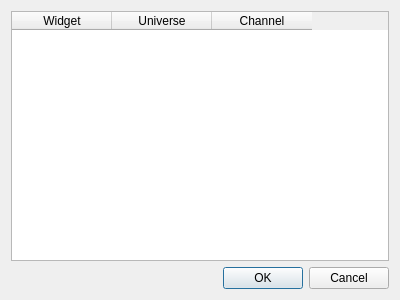
<?xml version="1.0" encoding="UTF-8"?>
<ui version="4.0" language="c++">
 <class>VCMultiInputEditor</class>
 <widget class="QDialog" name="VCMultiInputEditor">
  <property name="geometry">
   <rect>
    <x>0</x>
    <y>0</y>
    <width>400</width>
    <height>300</height>
   </rect>
  </property>
  <property name="windowTitle">
   <string>Batch Edit Inputs</string>
  </property>
  <layout class="QVBoxLayout" name="verticalLayout">
   <item>
    <widget class="QTableWidget" name="tableWidget">
     <column>
      <property name="text">
       <string>Widget</string>
      </property>
     </column>
     <column>
      <property name="text">
       <string>Universe</string>
      </property>
     </column>
     <column>
      <property name="text">
       <string>Channel</string>
      </property>
     </column>
    </widget>
   </item>
   <item>
    <layout class="QHBoxLayout" name="horizontalLayout">
     <item>
      <spacer name="horizontalSpacer">
       <property name="orientation">
        <enum>Qt::Horizontal</enum>
       </property>
       <property name="sizeHint" stdset="0">
        <size>
         <width>40</width>
         <height>20</height>
        </size>
       </property>
      </spacer>
     </item>
     <item>
      <widget class="QPushButton" name="okButton">
       <property name="text">
        <string>OK</string>
       </property>
      </widget>
     </item>
     <item>
      <widget class="QPushButton" name="cancelButton">
       <property name="text">
        <string>Cancel</string>
       </property>
      </widget>
     </item>
    </layout>
   </item>
  </layout>
 </widget>
 <resources/>
 <connections>
  <connection>
   <sender>okButton</sender>
   <signal>clicked()</signal>
   <receiver>VCMultiInputEditor</receiver>
   <slot>accept()</slot>
   <hints>
    <hint type="sourcelabel">
     <x>248</x>
     <y>274</y>
    </hint>
    <hint type="destinationlabel">
     <x>157</x>
     <y>274</y>
    </hint>
   </hints>
  </connection>
  <connection>
   <sender>cancelButton</sender>
   <signal>clicked()</signal>
   <receiver>VCMultiInputEditor</receiver>
   <slot>reject()</slot>
   <hints>
    <hint type="sourcelabel">
     <x>336</x>
     <y>274</y>
    </hint>
    <hint type="destinationlabel">
     <x>286</x>
     <y>274</y>
    </hint>
   </hints>
  </connection>
 </connections>
</ui>
